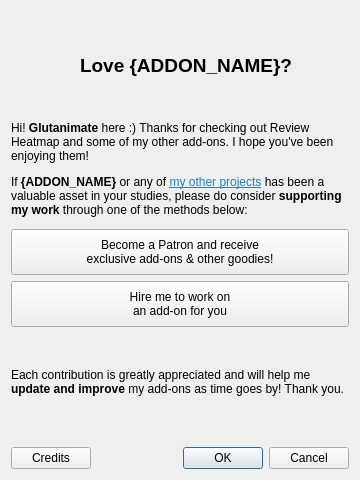
<?xml version="1.0" encoding="UTF-8"?>
<ui version="4.0">
 <class>Dialog</class>
 <widget class="QDialog" name="Dialog">
  <property name="geometry">
   <rect>
    <x>0</x>
    <y>0</y>
    <width>360</width>
    <height>480</height>
   </rect>
  </property>
  <property name="sizePolicy">
   <sizepolicy hsizetype="Minimum" vsizetype="Minimum">
    <horstretch>0</horstretch>
    <verstretch>0</verstretch>
   </sizepolicy>
  </property>
  <property name="windowTitle">
   <string>Please support my work</string>
  </property>
  <layout class="QVBoxLayout" name="verticalLayout" stretch="0,0">
   <item>
    <layout class="QVBoxLayout" name="contribLayout">
     <property name="topMargin">
      <number>5</number>
     </property>
     <property name="bottomMargin">
      <number>10</number>
     </property>
     <item>
      <layout class="QHBoxLayout" name="horizontalLayout_3">
       <item>
        <spacer name="horizontalSpacer_5">
         <property name="orientation">
          <enum>Qt::Horizontal</enum>
         </property>
         <property name="sizeHint" stdset="0">
          <size>
           <width>40</width>
           <height>20</height>
          </size>
         </property>
        </spacer>
       </item>
       <item>
        <widget class="QLabel" name="labHeart">
         <property name="text">
          <string/>
         </property>
         <property name="pixmap">
          <pixmap resource="../resources/icons.qrc">:/review_heatmap/icons/heart.svg</pixmap>
         </property>
         <property name="alignment">
          <set>Qt::AlignRight|Qt::AlignTrailing|Qt::AlignVCenter</set>
         </property>
        </widget>
       </item>
       <item>
        <widget class="QLabel" name="fmtLabContrib">
         <property name="font">
          <font>
           <pointsize>14</pointsize>
           <weight>75</weight>
           <bold>true</bold>
          </font>
         </property>
         <property name="text">
          <string>Love {ADDON_NAME}?</string>
         </property>
         <property name="alignment">
          <set>Qt::AlignLeading|Qt::AlignLeft|Qt::AlignVCenter</set>
         </property>
        </widget>
       </item>
       <item>
        <spacer name="horizontalSpacer_4">
         <property name="orientation">
          <enum>Qt::Horizontal</enum>
         </property>
         <property name="sizeHint" stdset="0">
          <size>
           <width>40</width>
           <height>20</height>
          </size>
         </property>
        </spacer>
       </item>
      </layout>
     </item>
     <item>
      <widget class="QLabel" name="fmtLabHeader">
       <property name="sizePolicy">
        <sizepolicy hsizetype="Minimum" vsizetype="Minimum">
         <horstretch>0</horstretch>
         <verstretch>0</verstretch>
        </sizepolicy>
       </property>
       <property name="text">
        <string>&lt;html&gt;&lt;head/&gt;&lt;body&gt;&lt;p&gt;Hi! &lt;span style=&quot; font-weight:600;&quot;&gt;Glutanimate&lt;/span&gt; here :) Thanks for checking out Review Heatmap and some of my other add-ons. I hope you've been enjoying them! &lt;/p&gt;&lt;p&gt;If &lt;span style=&quot; font-weight:600;&quot;&gt;{ADDON_NAME}&lt;/span&gt; or any of &lt;a href=&quot;action://installed-addons&quot;&gt;&lt;span style=&quot; text-decoration: underline; color:#2980b9;&quot;&gt;my other projects&lt;/span&gt;&lt;/a&gt; has been a valuable asset in your studies, please do consider &lt;span style=&quot; font-weight:600;&quot;&gt;supporting my work&lt;/span&gt; through one of the methods below:&lt;/p&gt;&lt;/body&gt;&lt;/html&gt;</string>
       </property>
       <property name="wordWrap">
        <bool>true</bool>
       </property>
       <property name="openExternalLinks">
        <bool>false</bool>
       </property>
      </widget>
     </item>
     <item>
      <spacer name="verticalSpacer">
       <property name="orientation">
        <enum>Qt::Vertical</enum>
       </property>
       <property name="sizeType">
        <enum>QSizePolicy::Fixed</enum>
       </property>
       <property name="sizeHint" stdset="0">
        <size>
         <width>20</width>
         <height>5</height>
        </size>
       </property>
      </spacer>
     </item>
     <item>
      <layout class="QGridLayout" name="gridLayout">
       <item row="1" column="0" colspan="2">
        <widget class="QPushButton" name="btnPatreon">
         <property name="sizePolicy">
          <sizepolicy hsizetype="Expanding" vsizetype="Minimum">
           <horstretch>0</horstretch>
           <verstretch>0</verstretch>
          </sizepolicy>
         </property>
         <property name="toolTip">
          <string>Perks include access to Patron-only add-ons, &lt;br&gt;exclusive blog posts, mentions in the credits, and more!</string>
         </property>
         <property name="text">
          <string>Become a Patron and receive 
exclusive add-ons &amp;&amp; other goodies!</string>
         </property>
         <property name="icon">
          <iconset resource="../resources/icons.qrc">
           <normaloff>:/review_heatmap/icons/patreon.svg</normaloff>:/review_heatmap/icons/patreon.svg</iconset>
         </property>
         <property name="iconSize">
          <size>
           <width>32</width>
           <height>32</height>
          </size>
         </property>
        </widget>
       </item>
       <item row="2" column="0" colspan="2">
        <widget class="QPushButton" name="btnMail">
         <property name="sizePolicy">
          <sizepolicy hsizetype="Expanding" vsizetype="Minimum">
           <horstretch>0</horstretch>
           <verstretch>0</verstretch>
          </sizepolicy>
         </property>
         <property name="toolTip">
          <string>&lt;html&gt;Feel free to send me an email with your idea – be it a new add-on or feature in an existing add-on – and we can work things out.&lt;/html&gt;</string>
         </property>
         <property name="text">
          <string>Hire me to work on
an add-on for you</string>
         </property>
         <property name="icon">
          <iconset resource="../resources/icons.qrc">
           <normaloff>:/review_heatmap/icons/email.svg</normaloff>:/review_heatmap/icons/email.svg</iconset>
         </property>
         <property name="iconSize">
          <size>
           <width>32</width>
           <height>14</height>
          </size>
         </property>
        </widget>
       </item>
      </layout>
     </item>
     <item>
      <widget class="QLabel" name="labFooter">
       <property name="sizePolicy">
        <sizepolicy hsizetype="Minimum" vsizetype="Minimum">
         <horstretch>0</horstretch>
         <verstretch>0</verstretch>
        </sizepolicy>
       </property>
       <property name="text">
        <string>&lt;html&gt;&lt;head/&gt;&lt;body&gt;&lt;p&gt;Each contribution is greatly appreciated and will help me &lt;span style=&quot; font-weight:600;&quot;&gt;update and improve&lt;/span&gt; my add-ons as time goes by! Thank you.&lt;/p&gt;&lt;/body&gt;&lt;/html&gt;</string>
       </property>
       <property name="wordWrap">
        <bool>true</bool>
       </property>
      </widget>
     </item>
    </layout>
   </item>
   <item>
    <layout class="QHBoxLayout" name="horizontalLayout_2">
     <property name="spacing">
      <number>0</number>
     </property>
     <item>
      <widget class="QPushButton" name="btnCredits">
       <property name="text">
        <string>Credits</string>
       </property>
       <property name="icon">
        <iconset resource="../resources/icons.qrc">
         <normaloff>:/review_heatmap/icons/heart.svg</normaloff>:/review_heatmap/icons/heart.svg</iconset>
       </property>
      </widget>
     </item>
     <item>
      <widget class="QDialogButtonBox" name="buttonBox">
       <property name="orientation">
        <enum>Qt::Horizontal</enum>
       </property>
       <property name="standardButtons">
        <set>QDialogButtonBox::Cancel|QDialogButtonBox::Ok</set>
       </property>
      </widget>
     </item>
    </layout>
   </item>
  </layout>
 </widget>
 <tabstops>
  <tabstop>btnPatreon</tabstop>
  <tabstop>btnMail</tabstop>
  <tabstop>btnCredits</tabstop>
  <tabstop>buttonBox</tabstop>
 </tabstops>
 <resources>
  <include location="../resources/icons.qrc"/>
  <include location="../resources/icons.qrc"/>
 </resources>
 <connections>
  <connection>
   <sender>buttonBox</sender>
   <signal>accepted()</signal>
   <receiver>Dialog</receiver>
   <slot>accept()</slot>
   <hints>
    <hint type="sourcelabel">
     <x>336</x>
     <y>444</y>
    </hint>
    <hint type="destinationlabel">
     <x>157</x>
     <y>274</y>
    </hint>
   </hints>
  </connection>
  <connection>
   <sender>buttonBox</sender>
   <signal>rejected()</signal>
   <receiver>Dialog</receiver>
   <slot>reject()</slot>
   <hints>
    <hint type="sourcelabel">
     <x>336</x>
     <y>444</y>
    </hint>
    <hint type="destinationlabel">
     <x>286</x>
     <y>274</y>
    </hint>
   </hints>
  </connection>
 </connections>
</ui>
